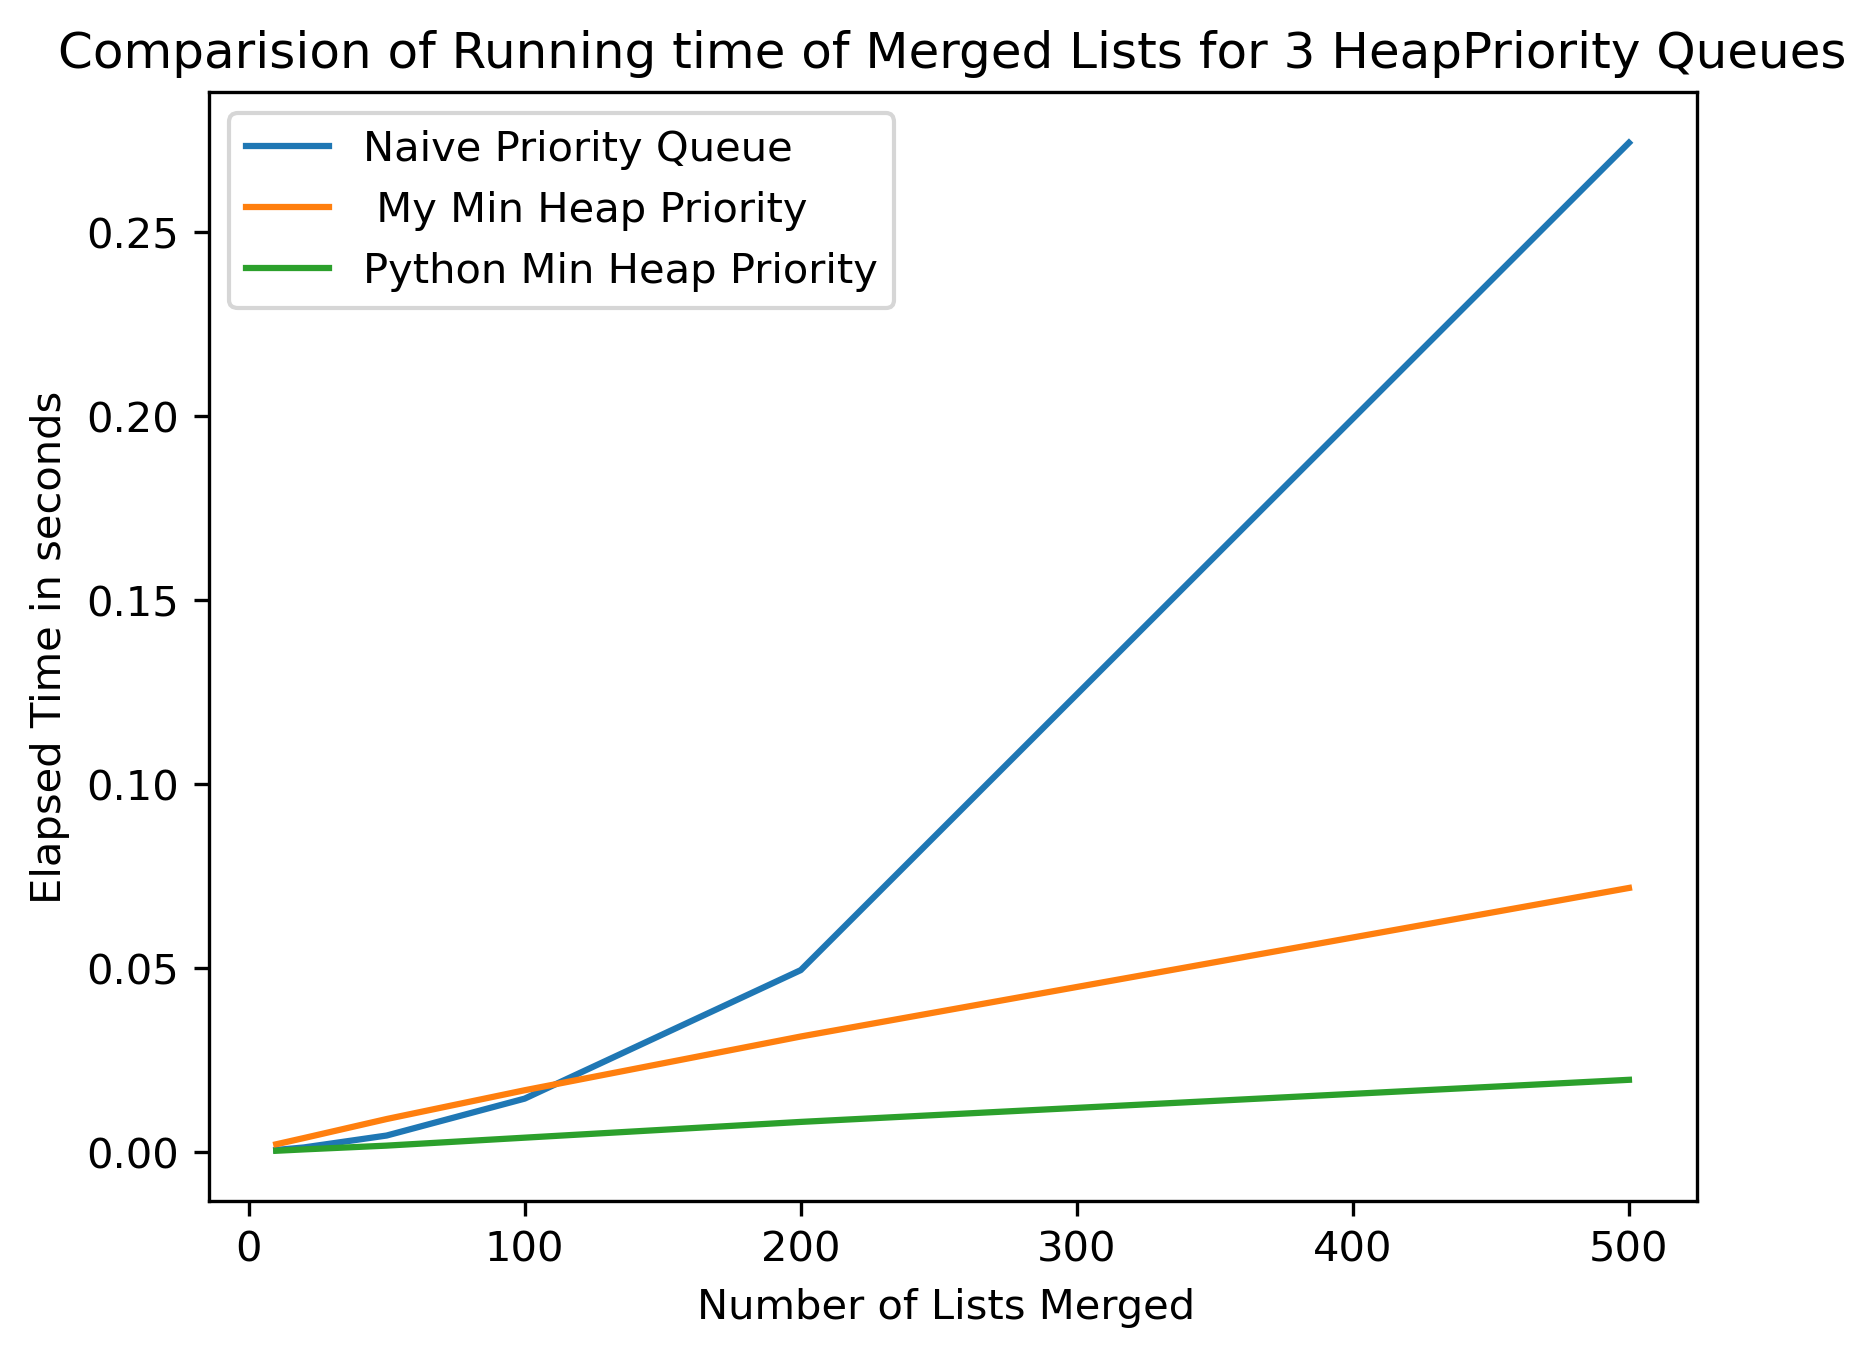

Source code (Python):
from P3 import *
import matplotlib.pyplot as plt

naive = timeit(ns = (10, 20, 50, 100, 200, 500), pqclass = NaivePriorityQueue, n_average = 5)
myheap = timeit(ns = (10, 20, 50, 100, 200, 500), pqclass = HeapPriorityQueue, n_average = 5)
python = timeit(ns = (10, 20, 50, 100, 200, 500), pqclass = PythonHeapPriorityQueue, n_average = 5)

x = [10, 20, 50, 100, 200, 500]
plt.figure()
plt.title("Comparision of Running time of Merged Lists for 3 HeapPriority Queues")
plt.plot(x,naive, label = "Naive Priority Queue")
plt.plot(x,myheap, label = " My Min Heap Priority")
plt.plot(x,python, label = "Python Min Heap Priority")
plt.xlabel("Number of Lists Merged ")
plt.ylabel("Elapsed Time in seconds")
plt.legend()
plt.savefig("P3-C.png", dpi = 300, bbox_inches = 'tight')
plt.show()
